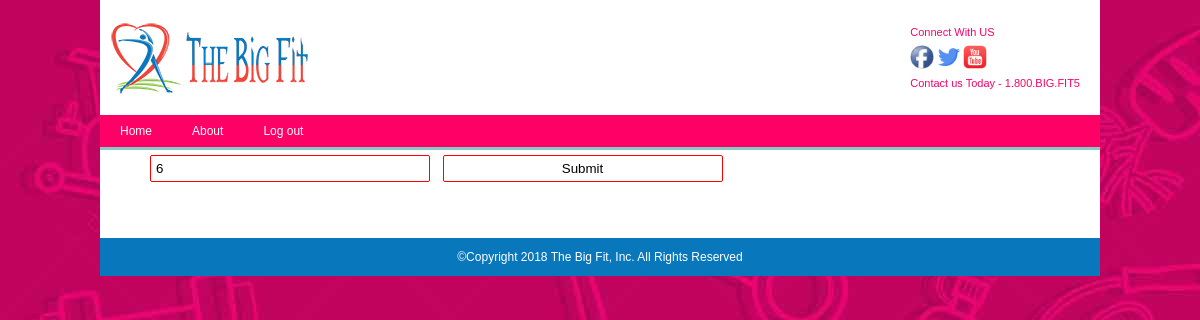
Before: /editfeet/ (signed in) with the older database file.
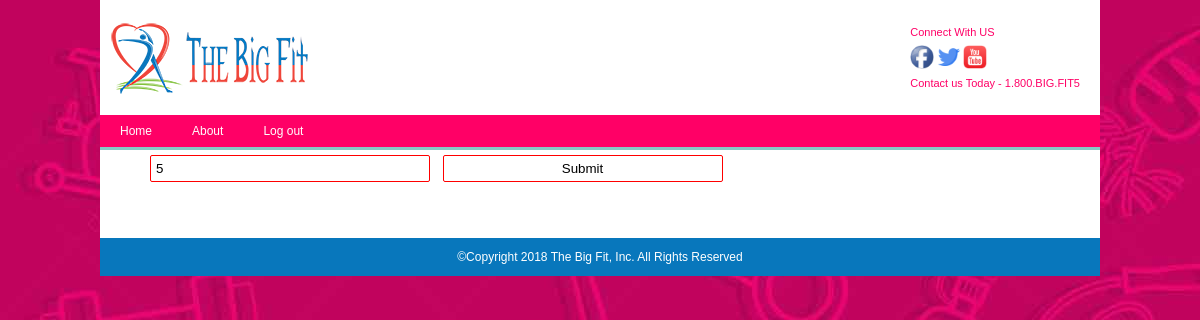
After: the same page with the newer database file.
### Bigfit/models.py (models this page shows, shortened)
class User(AbstractUser):
    SEX_CHOICES = [('M', 'Male'), ('F', 'Female')]
    target_weight = models.PositiveSmallIntegerField(validators=[MaxValueValidator(999)], null=True)
    feet = models.PositiveSmallIntegerField(validators=[MaxValueValidator(9)], null=True)
    inches = models.PositiveSmallIntegerField(validators=[MaxValueValidator(11)], null=True)
    date_of_birth = models.DateField(null=True)
    gender = models.CharField(choices=SEX_CHOICES, max_length=1, null=True)
    zip_code = models.CharField(max_length=5, null=True)
    class Meta:
        ordering = ['last_name', 'first_name', 'id']

### Bigfit/views.py (the view)
# urls.py: path('editfeet/', views.editfeet),
def editfeet(request):
    if request.method == 'GET':
        cid = request.user.id
        obj = models.User.objects.filter(id=cid).first()
        return render(request, 'editfeet.html', {'obj': obj})
    elif request.method == 'POST':
        cid = request.user.id
        feet = request.POST.get('feet')
        models.User.objects.filter(id=cid).update(feet=feet)
        return redirect('/index/')

### templates/editfeet.html (shortened to what this page needs)
{% extends 'base.html' %}
{% block content %}
    <form action="?cid={{ obj.id }}" method="POST">
    <input type="text" name="feet" value="{{ obj.feet }}" />
    <input type="submit" value="Submit"/>
    </form>
{% endblock %}

Changed rows visible on the page:
changed User: feet "6" → "5"
